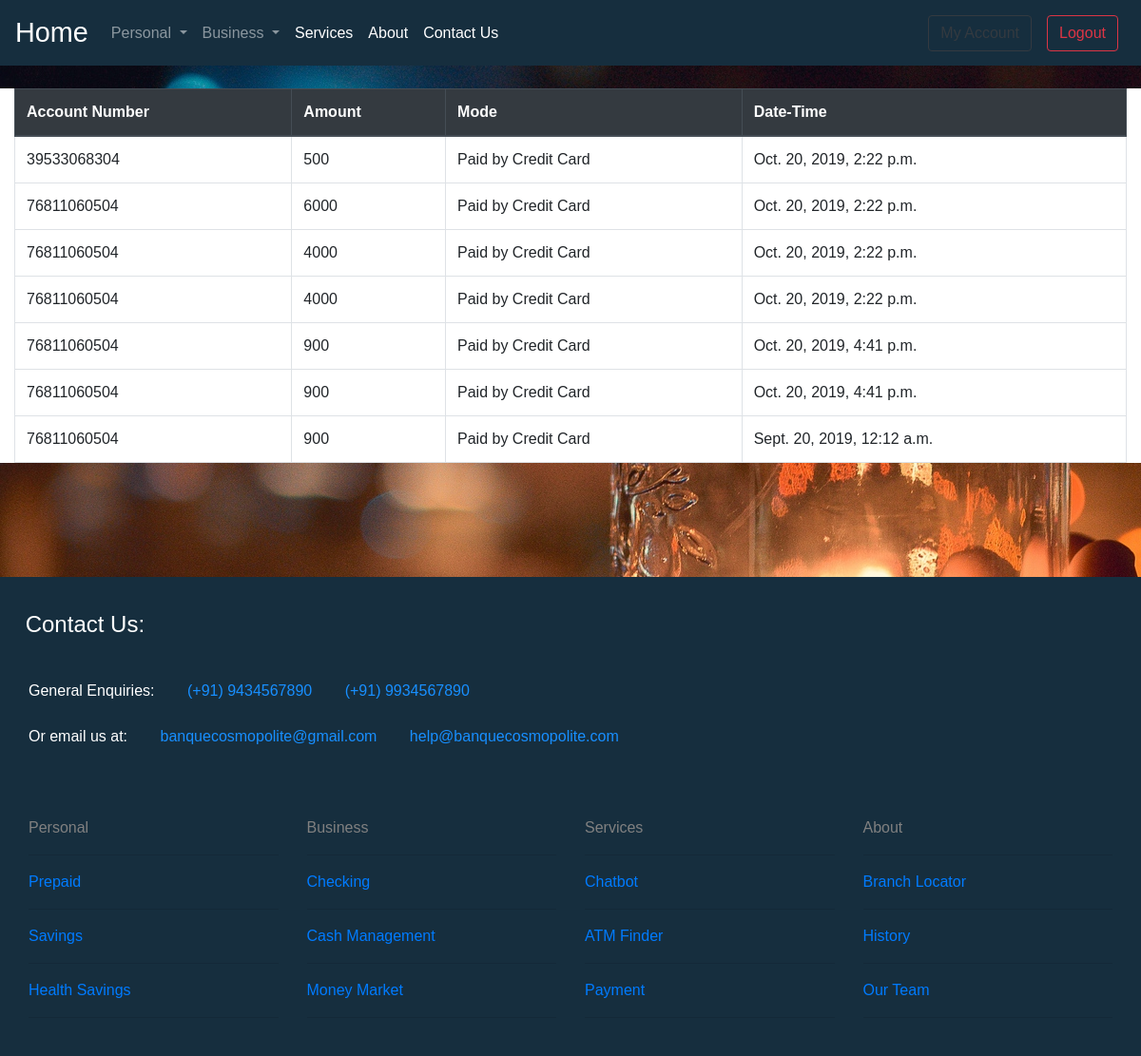
The app's page /transaction/ (signed in) with its own data.
### main/models.py (models this page shows, shortened)
class Transaction(models.Model):
    txn_types = ( ('A', 'Paid by Credit Card'), ('B', 'Paid by Debit Card'), ('C', 'Cash Transfer'))
    transaction_id = models.AutoField(primary_key=True)
    date_time = models.DateTimeField(default=datetime.now())
    paid_from = models.ForeignKey(Account, on_delete=models.CASCADE, related_name='paid_from')
    paid_to = models.ForeignKey(Account, on_delete=models.CASCADE, related_name='paid_to')
    amount = models.BigIntegerField()
    txn_type = models.CharField(max_length=1, choices=txn_types)
    about_txn = models.TextField()

class Account(models.Model):
    acc_no = models.AutoField(primary_key=True)
    mother_branch = models.ForeignKey(Branch, on_delete=models.CASCADE)
    acc_type = models.ForeignKey(AccountType, on_delete=models.CASCADE)
    acc_balance = models.BigIntegerField()
    start_date = models.DateField()
    end_date = models.DateField()
    user_id = models.ForeignKey(BankUser, on_delete=models.CASCADE)
    def __str__(self):
        return str(self.acc_no)

### main/views.py (the view)
# urls.py: path('transaction/', views.transaction, name='transaction'),
@login_required(login_url='/login/')
def transaction(request):
    uname = request.user.username
    transactions = Transaction.objects.filter(paid_from__user_id__user__username=uname)
    return render(request, 'myapp/Transaction.html',{'transactions':transactions})

### main/templates/myapp/Transaction.html (shortened to what this page needs)
{% extends 'myapp/header_footer.html' %}
{% block content %}
   {% load static %}
   <link href="{% static 'stylesheets/Transaction_style.css' %}" rel='stylesheet'>
<br/>
<div class="container-fluid" style="background-color: white;;">
	<table class="table table-bordered table-hover table-responsive-xs">
	  <thead class="thead-dark">
	    <tr>
		<th scope="col">Account Number</th>
        <th scope="col">Amount</th>
        <th scope="col">Mode</th>
        <th scope="col">Date-Time</th>
	    </tr>
	  </thead>
	  <tbody>
		  {% for transaction in transactions %}
	    <tr>
		  <td>{{transaction.paid_from}}</td>
	      <td>{{transaction.amount}}</td>
	      {% if transaction.txn_type == 'A' %}
        <td>Paid by Credit Card</td>
        {% elif transaction.txn_type == 'B' %}
        <td>Paid by Debit Card</td>
        {% else %}
		<td>{{transaction.date_time}}</td>
		</tr>
		{% endfor %}
	  </tbody>
	</table>
</div>
{% endblock %}

### main/static/stylesheets/Bank_style.css (style rules this page uses)
body { background: url('../img/bg.jpg') repeat; font-family: Arial; color:cornflowerblue }

### main/static/stylesheets/Transaction_style.css (style rules this page uses)
body { background: url('img/bg.jpg') no-repeat; font-family: Arial; color:cornflowerblue }

### records on screen
Transaction: txn_type "Paid by Credit Card"
Transaction: txn_type "Paid by Credit Card"
Transaction: txn_type "Paid by Credit Card"
Transaction: txn_type "Paid by Credit Card"
Transaction: txn_type "Paid by Credit Card"
Transaction: txn_type "Paid by Credit Card"
Transaction: txn_type "Paid by Credit Card"
